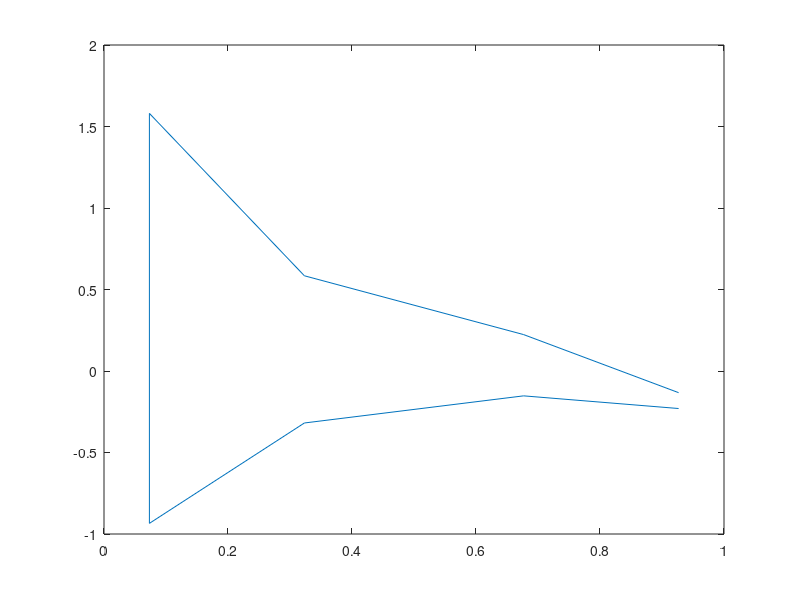

Source code (MATLAB):
      clear

      i4digit = input('What is the 4 digit number?')
      ipts    = input('Enter the number of points on each side of airfoil')

      icmax =floor(i4digit/1000.0);
      ixcmax=floor(i4digit/100.0)-icmax*10;
      itmax =i4digit-ixcmax*100-icmax*1000;

      cmax = icmax*0.01;
      xcmax=ixcmax*0.1;
      tmax = itmax*0.01;

      for i=1:ipts;
      theta = pi*(i-1)/(ipts-1);
      x(i) = 0.5*(1.0-cos(theta));
      yt(i) = tmax/0.20*(0.29690*sqrt(x(i))-0.12600*x(i)...
             -0.35160*x(i)*x(i)+0.28430*x(i)^3-0.10360*x(i)^4);
      yc(i) = 0.0;
      if (icmax~=0);
       if (x(i)<=xcmax);
        yc(i) = cmax/(xcmax*xcmax)*(2.0*xcmax*x(i)-x(i)*x(i));
       else;
        yc(i) = cmax/(1.0-xcmax)^2*((1.0-2.0*xcmax)+2.0*xcmax*x(i)-x(i)*x(i));
       end;
      end;
      end;

      mp1 = ipts*2-1;
      ii = 1;
      for i=ipts:-1:1;
      xb(ii) = x(i);
      yb(ii) = yc(i)-yt(i);
      ii = ii+1;
      end;
      for i=2:ipts;
      xb(ii) = x(i);
      yb(ii) = yc(i)+yt(i);
      ii = ii+1;
      end;

      plot(xb,yb);

      xb = xb';
      yb = yb';

      m = mp1-1;

      alpha = 8.0*pi/180;

      for i = 1: m;
      ip1  = i + 1;
      x(i) = 0.5*(xb(i)+xb(ip1));
      y(i) = 0.5*(yb(i)+yb(ip1));
      s(i) = sqrt( (xb(ip1)-xb(i))^2 + (yb(ip1)-yb(i))^2 );
      theta(i)  = atan2( (yb(ip1)-yb(i)), (xb(ip1)-xb(i)) );
      sine(i)   = sin( theta(i) );
      cosine(i) = cos( theta(i) );
      rhs(i)    = sin( theta(i)-alpha );
      end;

      for i = 1: m;
      for j = 1: m;
      if ( i ~= j );
      a = -(x(i)-xb(j))*cosine(j) - (y(i)-yb(j))*sine(j);
      b = (x(i)-xb(j))^2 + (y(i)-yb(j))^2;
      c = sin( theta(i)-theta(j) );
      d = cos( theta(i)-theta(j) );
      e = (x(i)-xb(j))*sine(j) - (y(i)-yb(j))*cosine(j);
      f = log( 1.0 + s(j)*(s(j)+2.*a)/b );
      g = atan2( e*s(j), b+a*s(j) );
      p = (x(i)-xb(j)) * sin( theta(i)-2.*theta(j) )...
        + (y(i)-yb(j)) * cos( theta(i)-2.*theta(j) );
      q = (x(i)-xb(j)) * cos( theta(i)-2.*theta(j) )...
        - (y(i)-yb(j)) * sin( theta(i)-2.*theta(j) );
      cn2(i,j) = d + .5*q*f/s(j) - (a*c+d*e)*g/s(j);
      cn1(i,j) = .5*d*f + c*g - cn2(i,j);
      ct2(i,j) = c + .5*p*f/s(j) + (a*d-c*e)*g/s(j);
      ct1(i,j) = .5*c*f - d*g - ct2(i,j);
      else;
      cn1(i,j) = -1.0;
      cn2(i,j) =  1.0;
      ct1(i,j) =  0.5*pi;
      ct2(i,j) =  0.5*pi;
      end;
      end;
      end;

      for i = 1: m;
      an(i,1)   = cn1(i,1);
      an(i,mp1) = cn2(i,m);
      at(i,1)   = ct1(i,1);
      at(i,mp1) = ct2(i,m);
      for j = 2: m;
      an(i,j) = cn1(i,j) + cn2(i,j-1);
      at(i,j) = ct1(i,j) + ct2(i,j-1);
      end;
      end;

      an(mp1,1)   = 1.0;
      an(mp1,mp1) = 1.0;

      for j = 2: m;
      an(mp1,j) = 0.0;
      end;
      rhs(mp1)  = 0.0;

      rhs = rhs';
      gama = an\rhs;

      for i = 1: m;
      v(i) = cos( theta(i)-alpha );
      for j = 1: mp1;
      v(i) = v(i) + at(i,j)*gama(j);
      cp(i) = 1.0 - v(i)^2;
      end;
      end;

      plot(x,-cp)
